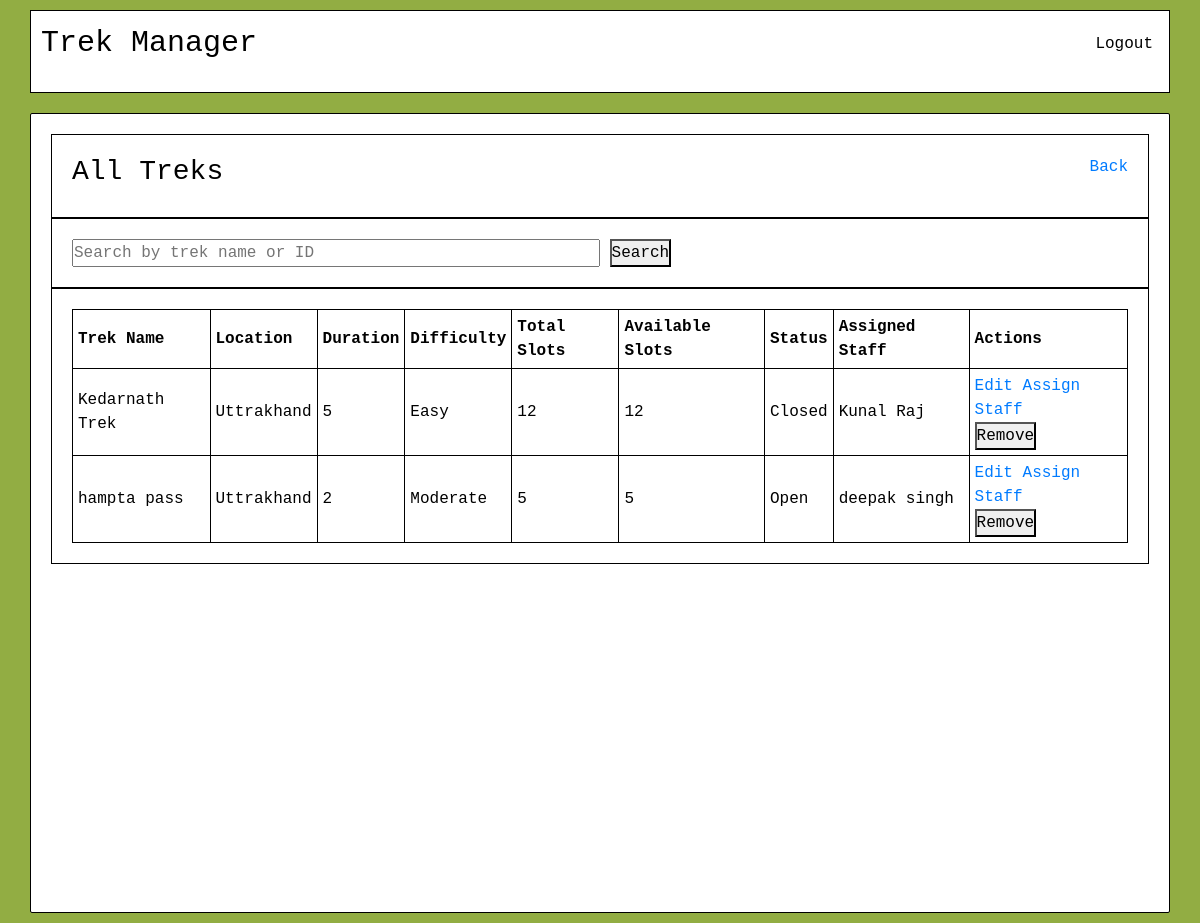
/admin/view_treks (signed in), run on an earlier commit of the app's database.
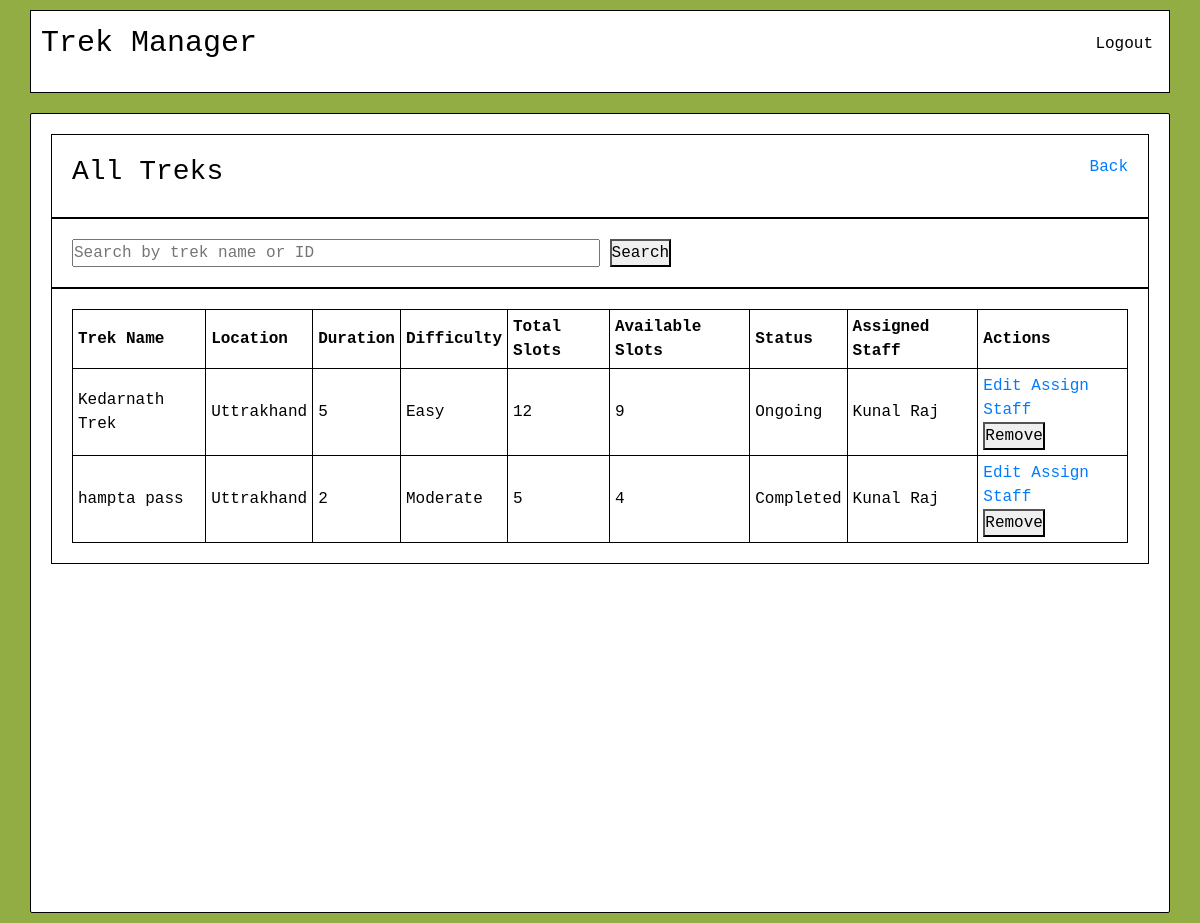
And on a later commit of the database.
### models.py (models this page shows)
class Trek(db.Model):
    __tablename__ = "treks"
    id = db.Column(db.Integer, primary_key=True)
    title = db.Column(db.String(150), nullable=False)
    location = db.Column(db.String(100), nullable=False)
    difficulty = db.Column(db.String(20), nullable=False)
    duration = db.Column(db.Integer, nullable=False)
    total_slots = db.Column(db.Integer, nullable=False)
    available_slots = db.Column(db.Integer, nullable=False)
    status = db.Column(db.String(20), default="Pending")   # will track Open / Closed / Completed
    start_date = db.Column(db.DateTime, nullable=False)
    end_date = db.Column(db.DateTime, nullable=False)
    is_removed = db.Column(db.Boolean, nullable=False, default=False)
    staff_id = db.Column(db.Integer, db.ForeignKey("users.id"), nullable=True)
    bookings = db.relationship("Booking", backref="trek", lazy=True)

class User(db.Model):
    __tablename__ = "users"
    id = db.Column(db.Integer, primary_key=True)
    name = db.Column(db.String(100), nullable=False)
    email = db.Column(db.String(120), unique=True, nullable=False)
    password = db.Column(db.String(200), nullable=False)
    contact = db.Column(db.String(20), nullable=True)
    role = db.Column(db.String(20), nullable=False, default="Trekker")
    is_blacklisted = db.Column(db.Boolean, default=False, nullable=False)
    treks_managed = db.relationship("Trek", backref="manager", lazy=True)
    bookings = db.relationship("Booking", backref="trekker", lazy=True, cascade="all, delete-orphan")
    staff_profile = db.relationship("StaffProfile", backref="user", uselist=False, cascade="all, delete-orphan")

### admin.py (the view)
@admin.route("/view_treks", methods=['GET'])
def view_treks():
    search = request.args.get('search', "")
    query = Trek.query.filter_by(is_removed=False)
    if search:
        if search.isdigit():
            query = query.filter(Trek.id == int(search))
        else:
            query = query.filter(Trek.title.ilike(f"%{search}%"))
    all_treks = query.all()
    return render_template("admin/view_treks.html", all_treks=all_treks, search=search)

### admin.py (called while the page is built)
@admin.before_request
def check_admin():
    if not session.get('user_id'):
        flash("Please log in to continue.", "error")
        return redirect(url_for('auth.login'))
    if session.get('role') != "Admin":
        flash("Unauthorised access.", "warning")
        return redirect(url_for('auth.login'))

### templates/admin/view_treks.html (shortened to what this page needs)
{% extends "base.html" %}
{% block content %}
    <div class="dash-container">
        <div class="admin-dash-head">
            <h3>All Treks</h3>
            <a href="{{ url_for('admin.dashboard') }}">Back</a>
        </div>
        <div class="search-box">
            <form action="{{ url_for('admin.view_treks') }}" method="GET">
                <input type="text" name="search" value="{{ search }}" placeholder="Search by trek name or ID">
                <button type="submit">Search</button>
            </form>
        </div>
        <div class="list-box">
            <div class="trek-list">
                <table>
                    <tr>
                        <th>Trek Name</th>
                        <th>Location</th>
                        <th>Duration</th>
                        <th>Difficulty</th>
                        <th>Total Slots</th>
                        <th>Available Slots</th>
                        <th>Status</th>
                        <th>Assigned Staff</th>
                        <th>Actions</th>
                    </tr>
                    {% for trek in all_treks %}
                    <tr>
                        <td>{{ trek.title }}</td>
                        <td>{{ trek.location }}</td>
                        <td>{{ trek.duration }}</td>
                        <td>{{ trek.difficulty }}</td>
                        <td>{{ trek.total_slots }}</td>
                        <td>{{ trek.available_slots }}</td>
                        <td>{{ trek.status }}</td>
                        <td>{{ trek.manager.name if trek.manager else "Unassigned" }}</td>
                        <td>
                            <a href="{{ url_for('admin.edit_trek', trek_id=trek.id) }}">Edit</a>
                            <a href="{{ url_for('admin.assign_staff', trek_id=trek.id) }}">Assign Staff</a>
                            <form action="{{ url_for('admin.remove_trek', trek_id=trek.id) }}" method="POST">
                                <button type="submit">Remove</button>
                            </form>
                        </td>
                    </tr>
                    {% endfor %}
                </table>
            </div>
        </div>
    </div>
{% endblock %}

What changed in the data, as far as the page shows it:
changed Trek "Kedarnath Trek": available_slots "12" → "9"; status "Closed" → "Ongoing"
changed Trek "hampta pass": available_slots "5" → "4"; status "Open" → "Completed"; manager "deepak singh" → "Kunal Raj"
